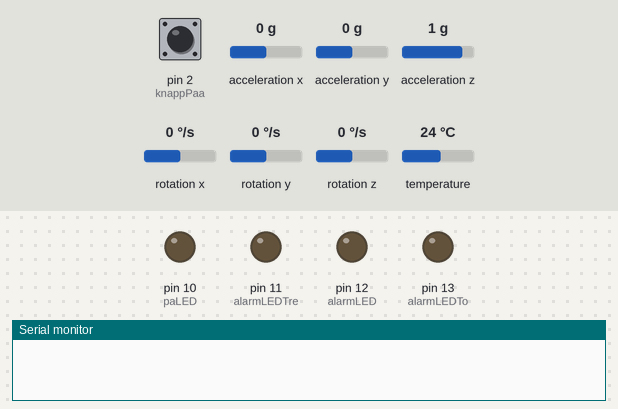
A sketch run on a simulated Arduino Uno, built with avr-gcc and run on an emulated ATmega328P. Parts: output pins drawn as LEDs (lit = HIGH), the last lines printed to the serial monitor. Dashed ring = blinking. Inputs (shaded band) come from the test bench; at power-on: pin 2 (knappPaa) HIGH, acceleration x 0 g, acceleration y 0 g, acceleration z 1 g, rotation x 0 °/s, rotation y 0 °/s, rotation z 0 °/s, temperature 24 °C.

Above: at 1.2 s.
1.3 s: pin 2 (knappPaa) pulled LOW for 3.2 s
At 4.6 s:
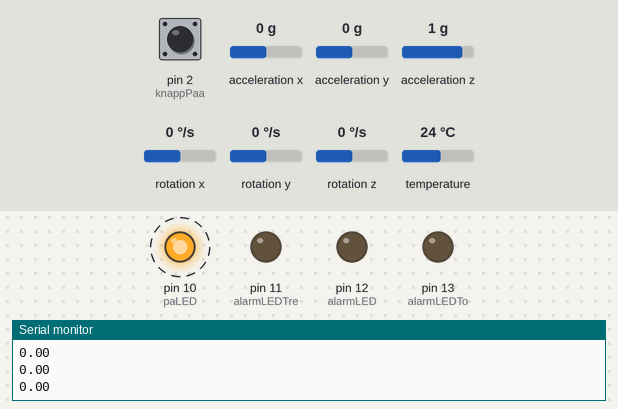
6.0 s: pin 2 (knappPaa) pulled LOW for 0.15 s
At 6.5 s:
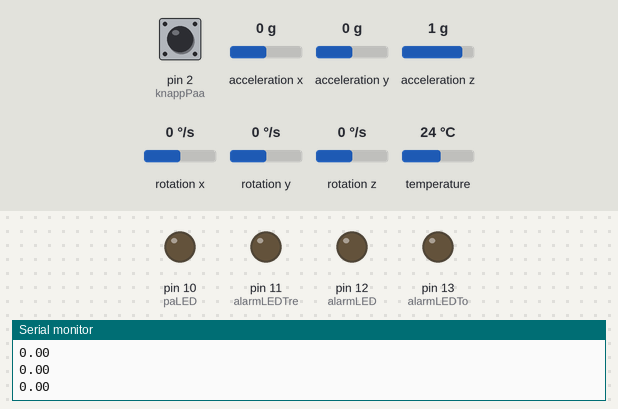
Timing chart, 0 to 9.0 s (numbered marks = the images above; inputs shaded):
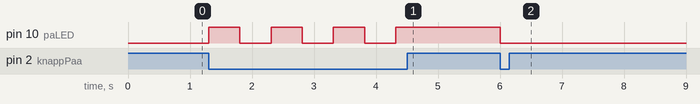

The sketch:

kode.ino
```cpp
//Laster inn biblioteker som koden bruker til å kommunisere med sensoren
#include <Wire.h> // For I2C-kommunikasjon mellom Arduinoen og MPU6050
#include <Adafruit_MPU6050.h> // Adafruit-bibliotek for å bruke MPU6050 enklere
#include <Adafruit_Sensor.h>  // Standard sensorbibliotek som gjør databehandling enklere
#define n 50 //Lagrer 50 målinger, brukes for å beregne standardavvik


Adafruit_MPU6050 mpu; //oppretter MPU6050 objekt
const int buzzer = 8; //Buzzer må koble opp til pin 8
const int paLED = 10; //LED til når artefakten er på, pin 10
const int knappPaa = 2; //Knapp til av og på, pin 2
const int alarmLED = 12; //LEDen til aktivert alarm, pin 12
const int alarmLEDTo = 13; //LEDen til aktivert alarm, pin 13
const int alarmLEDTre = 11; //LEDen til aktivert alarm, pin 11
const int knappNull = 4; //Knapp til nullstilling av alarm, pin 4


bool systemPaa = false; //Holder styr på om systemet er aktivt
bool alarmAktiv = false; //Holder styr på om alarmen er utløst


//Variabler for startpunktet til akselerasjon
float nedx = 0; //start-vektor når man resetter
float nedy = 0;
float nedz = 0;
sensors_event_t a, g, temp; //Struktur for akselerasjon, gyroskop og temperatur


int i = 0; //Teller opp helt til den går til n og tilbake igjen, indeks for akselerasjons arrayene


//Arrayer for å lagre akselerasjon over tid i arrayer
float accelx[n] = {}; //Oppretter arrayer
float accely[n] = {};
float accelz[n] = {};


int state = 0; //Brukes for status av fase under mulig fall


long tid = 0; //Tidsmåler for når fall starter
long tid2 = 0; //Tidsmåler for lengden på stillstand


void setup() {
Serial.begin(115200); //starter kommunikasjon for debugging, og angir hvor raskt kommunikasjonen skjer
pinMode(buzzer, OUTPUT); //sett buzzer som output
pinMode(paLED, OUTPUT); //sett LED som output
pinMode(alarmLED, OUTPUT); //sett LED som output
pinMode(alarmLEDTo, OUTPUT); //sett LED som output
pinMode(alarmLEDTre, OUTPUT); //sett LED som output
pinMode(knappPaa, INPUT_PULLUP); //knappen bruker input pullup, aktiv LOW
pinMode(knappNull, INPUT_PULLUP); //knappen bruker input pullup, aktiv LOW


//Skjekker om MPU finnes og er koblet til. Om den ikke finnes vises det en feilmelding og koden stopper i en evig løkke
if(!mpu.begin()){
  Serial.println("MPU6050 ikke funnet!"); //Feilmelding
  while (1); //Evig løkke
}


//Setter opp sensorens følsomhet og filtrering
mpu.setAccelerometerRange(MPU6050_RANGE_8_G); // Maks måling på akselerometeret: ±8g
mpu.setGyroRange(MPU6050_RANGE_500_DEG);  // Maks rotasjon på gyroskopet: ±500 grader/sek
mpu.setFilterBandwidth(MPU6050_BAND_21_HZ); // Filter for å redusere støy, stabelisere den innhentede dataen
}


void loop() {
 sjekkPaaKnapp();
 oppdaterData();


 if(!systemPaa){
   deaktiverAlarm();
   return;
 }


 fallSjekk();


 if(alarmAktiv) {
   aktiverAlarm();
   sjekkDeaktivering();
 }
}


void skruAv_Pa(){
 systemPaa = !systemPaa; //Bytter mellom av og på basert på tidligere tilstand
 alarmAktiv = false; //Alarmen er ikke aktiv
 digitalWrite(paLED, systemPaa ? HIGH : LOW); //Endrer lyset basert på om systemet er på eller av


 //Lagrer den nåværende akselerasjonen som nullpunkt for alle aksene
 nedx = a.acceleration.x;
 nedy = a.acceleration.y;
 nedz = a.acceleration.z;


 //Loope over, og sette alle til null
 for (int k = 0; k < n; k++){
   accelx[k] = 0;
   accely[k] = 0;
   accelz[k] = 0;
 }


 state = 0; //Nullstiller fallstatusen
 delay(500); //Debounce for å unngå dobbelttrykk
}


void sjekkPaaKnapp(){
 if (digitalRead(knappPaa) == LOW) { //Sjekker om knappen blir aktivert, skur av/på systemet
   skruAv_Pa();
 }
}


void oppdaterData(){
 mpu.getEvent(&a, &g, &temp); //Leser data fra sensoren og lagrer dem
 i = (i+1)%n; //Gjør at den kan loope tilbake til 0 når n er nådd, roterende indeks
//Lagrer oppdatert akselerasjon, trekker fra nullpunkt verdiene (vi er bare interessert i endring)
 accelx[i] = a.acceleration.x - nedx;
 accely[i] = a.acceleration.y - nedy;
 accelz[i] = a.acceleration.z - nedz;
}


void deaktiverAlarm(){ //Skrur av alarm
 alarmAktiv = false;
 digitalWrite(alarmLED, LOW);
 digitalWrite(alarmLEDTo, LOW);
 digitalWrite(alarmLEDTre, LOW);
 noTone(buzzer);
}


void aktiverAlarm(){ //Skrur på alarm
 digitalWrite(alarmLED, HIGH);
 digitalWrite(alarmLEDTo, HIGH);
 digitalWrite(alarmLEDTre, HIGH);
 tone(buzzer,1000);
}


void sjekkDeaktivering(){ //Sjekker om knappen blir aktivert, skur av alarm
 if(digitalRead(knappNull) == LOW) {
   deaktiverAlarm();
 }
}


// Sjekker om fall forekommer
void fallSjekk(){
float accel[n] = {}; //En midlertidig array for akselerasjon på z-aksen
memcpy(accel, accelz, sizeof accelz); //Kopierer data fra de globale arrayene


Serial.println(accel[i]); //Skriver ut nåværende verdien for feilsøking


//Fase 1: Registrerer rask negativ akselerasjon fra z-aksen, starter et fall
if (accel[i] < -5 && state == 0) {
   tid = millis();
   state = 1;
}


//Hvis det går mer enn tre sekunder før neste fase, nullstilles fallet
if (millis() - tid > 3000 && state == 1){
 state = 0; //Setter status til null
}
//Fase 2: Registerer positiv akselerasjon i z-retning etter fall, når bakken treffes
if (accel[i] > 5 && state == 1) {
  state = 2;
  tid2 = millis();
}


//Dersom personen har ligget stille i 3 sekunder aktiveres alarmen
if (millis()-tid2 > 3000 && state == 2) { // hvis de har ligget stille i 3 sekunder
  state = 0;
}


//Fase 3: Ligger personen stille, beregnes standardavvik i akselerasjon
if (state == 2){
  // regn ut standardavvik
  float sum = 0;
  for (int k = 0; k < n; k++){
    sum += accel[k];
  }
  float mean = sum / n; //Gjennomsnittlig akselerasjon


  float errsq = 0;
  for (int k = 0; k < n; k++){
    float err = (accel[k]-mean);
    errsq += err*err;
  }
  float avgErrSq = errsq/n; //Beregner standardavviket


  float std = sqrt(avgErrSq); //Standardavvik


   //Er standardavviket lavt, under 1 (personen ligger stille), aktiveres alarmen
  if (std < 1.0) {
    startAlarm();
    state = 3;
  }
}
}


//Funksjon som kjører alarmen
void startAlarm(){
while (systemPaa){
  aktiverAlarm();


  //Trykkes nullstillingsknappen slås alarmen av
  if (digitalRead(knappNull) == LOW || digitalRead(knappPaa) == LOW){
   systemPaa = false;
   deaktiverAlarm();
  }
 }
}
```

Measured:
- after the input at 1.3 s, pin 10 (paLED): alternates HIGH for 0.50 s and LOW for 0.50 s, 7 changes in all, then stays HIGH, starting at once
- after the input at 6.0 s, pin 10 (paLED): HIGH → LOW at once
